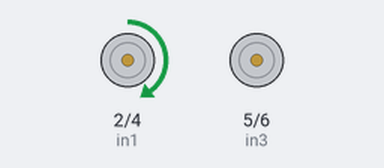
This sketch was run on a simulated Arduino Uno, built with avr-gcc and run on an emulated ATmega328P. On the bench: motor-driver pin pairs drawn as motors (green arrow = first pin HIGH = forward, orange = second pin HIGH = backward, longer = more drive, scaled by the enable pin).

Above: at 0.5 s.
At 1.5 s:
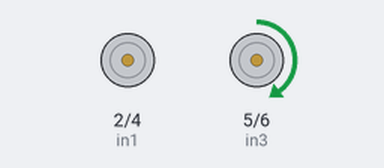
At 4.5 s:
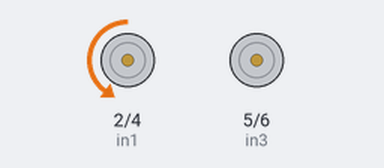
At 7.0 s:
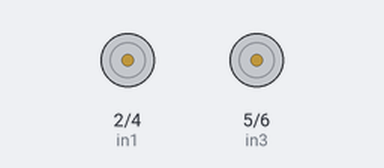
Timing chart, 0 to 10.4 s (numbered marks = the images above):
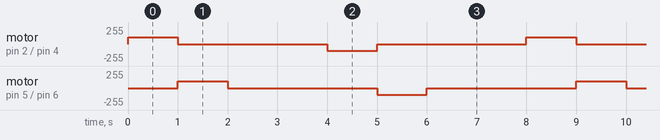

Measured:
- by itself, motor on pin 2 (in1) / pin 4 (in2), motor on pin 5 (in3) / pin 6 (in4): repeats every 8.0 s: stopped 3.0 s, backward 100/255 1.0 s, stopped 3.0 s, forward 100/255 1.0 s

The sketch:

Lab4.ino
```cpp
#define in1 2
#define in2 4
#define in3 5
#define in4 6
#define enA 11
#define enB 10

void setup() {
  pinMode(in1, OUTPUT);
  pinMode(in2, OUTPUT);
  pinMode(in3, OUTPUT);
  pinMode(in4, OUTPUT);
  pinMode(enA, OUTPUT);
  pinMode(enB, OUTPUT);

  analogWrite(enA, 100);
  analogWrite(enB, 100);
}

void loop() {
  //每顆輪子按照順序輪流轉動
  A_clock();
  delay(1000);
  B_clock();
  delay(1000);
  A_stop();
  delay(1000);
  B_stop();
  delay(1000);
  A_cclock();
  delay(1000);
  B_cclock();
  delay(1000);
  A_stop();
  delay(1000);
  B_stop();
  delay(1000);
}

void A_clock() {
  //A順時針
  digitalWrite(in1, HIGH);
  digitalWrite(in2, LOW);
  digitalWrite(in3, LOW);
  digitalWrite(in4, LOW);
}
void B_clock() {
  //B順時針
  digitalWrite(in1, LOW);
  digitalWrite(in2, LOW);
  digitalWrite(in3, HIGH);
  digitalWrite(in4, LOW);
}
void A_cclock() {
  //A逆時針
  digitalWrite(in1, LOW);
  digitalWrite(in2, HIGH);
  digitalWrite(in3, LOW);
  digitalWrite(in4, LOW);
}
void B_cclock() {
  //B逆時針
  digitalWrite(in1, LOW);
  digitalWrite(in2, LOW);
  digitalWrite(in3, LOW);
  digitalWrite(in4, HIGH);
}
void A_stop() {
  //A停止
  digitalWrite(in1, LOW);
  digitalWrite(in2, LOW);
  digitalWrite(in3, LOW);
  digitalWrite(in4, LOW);
}
void B_stop() {
  //B停止
  digitalWrite(in1, LOW);
  digitalWrite(in2, LOW);
  digitalWrite(in3, LOW);
  digitalWrite(in4, LOW);
}
```
